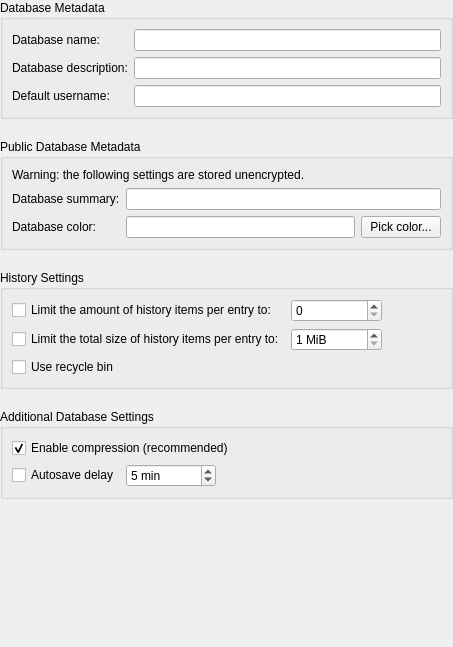
<?xml version="1.0" encoding="UTF-8"?>
<ui version="4.0">
 <class>DatabaseSettingsWidgetGeneral</class>
 <widget class="QWidget" name="DatabaseSettingsWidgetGeneral">
  <property name="geometry">
   <rect>
    <x>0</x>
    <y>0</y>
    <width>453</width>
    <height>647</height>
   </rect>
  </property>
  <property name="sizePolicy">
   <sizepolicy hsizetype="MinimumExpanding" vsizetype="Preferred">
    <horstretch>0</horstretch>
    <verstretch>0</verstretch>
   </sizepolicy>
  </property>
  <property name="minimumSize">
   <size>
    <width>450</width>
    <height>0</height>
   </size>
  </property>
  <layout class="QVBoxLayout" name="verticalLayout">
   <property name="spacing">
    <number>20</number>
   </property>
   <property name="leftMargin">
    <number>0</number>
   </property>
   <property name="topMargin">
    <number>0</number>
   </property>
   <property name="rightMargin">
    <number>0</number>
   </property>
   <property name="bottomMargin">
    <number>0</number>
   </property>
   <item>
    <widget class="QGroupBox" name="groupBox">
     <property name="title">
      <string>Database Metadata</string>
     </property>
     <layout class="QFormLayout" name="formLayout">
      <item row="0" column="0">
       <widget class="QLabel" name="dbNameLabel">
        <property name="text">
         <string>Database name:</string>
        </property>
       </widget>
      </item>
      <item row="0" column="1">
       <widget class="QLineEdit" name="dbNameEdit">
        <property name="accessibleName">
         <string>Database name field</string>
        </property>
       </widget>
      </item>
      <item row="1" column="0">
       <widget class="QLabel" name="dbDescriptionLabel">
        <property name="text">
         <string>Database description:</string>
        </property>
       </widget>
      </item>
      <item row="1" column="1">
       <widget class="QLineEdit" name="dbDescriptionEdit">
        <property name="accessibleName">
         <string>Database description field</string>
        </property>
       </widget>
      </item>
      <item row="2" column="0">
       <widget class="QLabel" name="defaultUsernameLabel">
        <property name="text">
         <string>Default username:</string>
        </property>
       </widget>
      </item>
      <item row="2" column="1">
       <widget class="QLineEdit" name="defaultUsernameEdit">
        <property name="enabled">
         <bool>true</bool>
        </property>
        <property name="accessibleName">
         <string>Default username field</string>
        </property>
       </widget>
      </item>
     </layout>
    </widget>
   </item>
   <item>
    <widget class="QGroupBox" name="groupBox_4">
     <property name="title">
      <string>Public Database Metadata</string>
     </property>
     <layout class="QVBoxLayout" name="verticalLayout_3">
      <item>
       <widget class="QLabel" name="warningLabel">
        <property name="text">
         <string>Warning: the following settings are stored unencrypted.</string>
        </property>
       </widget>
      </item>
      <item>
       <layout class="QFormLayout" name="formLayout_2">
        <property name="topMargin">
         <number>0</number>
        </property>
        <item row="0" column="0">
         <widget class="QLabel" name="dbPublicSummaryLabel">
          <property name="text">
           <string>Database summary:</string>
          </property>
         </widget>
        </item>
        <item row="0" column="1">
         <widget class="QLineEdit" name="dbPublicSummary">
          <property name="accessibleName">
           <string>Database summary field</string>
          </property>
         </widget>
        </item>
        <item row="1" column="0">
         <widget class="QLabel" name="dbPublicColorLabel">
          <property name="text">
           <string>Database color:</string>
          </property>
         </widget>
        </item>
        <item row="1" column="1">
         <layout class="QHBoxLayout" name="horizontalLayout_3">
          <property name="topMargin">
           <number>0</number>
          </property>
          <item>
           <widget class="QLineEdit" name="dbPublicColor">
            <property name="accessibleName">
             <string>Database color field</string>
            </property>
           </widget>
          </item>
          <item>
           <widget class="QPushButton" name="dbPublicColorChooseButton">
            <property name="text">
             <string>Pick color...</string>
            </property>
           </widget>
          </item>
         </layout>
        </item>
       </layout>
      </item>
     </layout>
    </widget>
   </item>
   <item>
    <widget class="QGroupBox" name="groupBox_2">
     <property name="title">
      <string>History Settings</string>
     </property>
     <layout class="QHBoxLayout" name="horizontalLayout">
      <item>
       <layout class="QGridLayout" name="gridLayout">
        <item row="0" column="0">
         <widget class="QCheckBox" name="historyMaxItemsCheckBox">
          <property name="toolTip">
           <string>When saving this setting or editing an entry
the oldest history items of an entry will be
removed such that only the specified amount
of entries remain at most.</string>
          </property>
          <property name="text">
           <string>Limit the amount of history items per entry to:</string>
          </property>
         </widget>
        </item>
        <item row="1" column="0">
         <widget class="QCheckBox" name="historyMaxSizeCheckBox">
          <property name="toolTip">
           <string>When saving this setting or editing an entry
the oldest history items of an entry will be
removed such that the remaining history items
add up to the specified amount at most.</string>
          </property>
          <property name="text">
           <string>Limit the total size of history items per entry to:</string>
          </property>
         </widget>
        </item>
        <item row="1" column="1">
         <widget class="QSpinBox" name="historyMaxSizeSpinBox">
          <property name="toolTip">
           <string>Maximum size of history per entry</string>
          </property>
          <property name="accessibleName">
           <string>Maximum size of history per entry</string>
          </property>
          <property name="suffix">
           <string> MiB</string>
          </property>
          <property name="minimum">
           <number>1</number>
          </property>
          <property name="maximum">
           <number>2000000000</number>
          </property>
         </widget>
        </item>
        <item row="0" column="1">
         <widget class="QSpinBox" name="historyMaxItemsSpinBox">
          <property name="toolTip">
           <string>Maximum number of history items per entry</string>
          </property>
          <property name="accessibleName">
           <string>Maximum number of history items per entry</string>
          </property>
          <property name="maximum">
           <number>2000000000</number>
          </property>
         </widget>
        </item>
        <item row="2" column="0">
         <widget class="QCheckBox" name="recycleBinEnabledCheckBox">
          <property name="toolTip">
           <string>Move entries to a recycle bin group
instead of deleting them from the database.
Entries deleted from the recycle bin are
removed from the database.</string>
          </property>
          <property name="text">
           <string>Use recycle bin</string>
          </property>
         </widget>
        </item>
       </layout>
      </item>
      <item>
       <spacer name="horizontalSpacer">
        <property name="orientation">
         <enum>Qt::Horizontal</enum>
        </property>
        <property name="sizeHint" stdset="0">
         <size>
          <width>40</width>
          <height>20</height>
         </size>
        </property>
       </spacer>
      </item>
     </layout>
    </widget>
   </item>
   <item>
    <widget class="QGroupBox" name="groupBox_3">
     <property name="title">
      <string>Additional Database Settings</string>
     </property>
     <layout class="QVBoxLayout" name="verticalLayout_2">
      <item>
       <widget class="QCheckBox" name="compressionCheckbox">
        <property name="text">
         <string>Enable compression (recommended)</string>
        </property>
        <property name="checked">
         <bool>true</bool>
        </property>
       </widget>
      </item>
      <item>
       <layout class="QHBoxLayout" name="horizontalLayout_2">
        <item>
         <widget class="QCheckBox" name="autosaveDelayCheckBox">
          <property name="toolTip">
           <string>Autosave delay since last change</string>
          </property>
          <property name="accessibleName">
           <string>Autosave delay since last change checkbox</string>
          </property>
          <property name="text">
           <string>Autosave delay</string>
          </property>
         </widget>
        </item>
        <item>
         <widget class="QSpinBox" name="autosaveDelaySpinBox">
          <property name="toolTip">
           <string>Autosave delay since last change in minutes</string>
          </property>
          <property name="accessibleName">
           <string>Autosave delay since last change in minutes</string>
          </property>
          <property name="suffix">
           <string> min</string>
          </property>
          <property name="minimum">
           <number>0</number>
          </property>
          <property name="maximum">
           <number>420000000</number>
          </property>
          <property name="value">
           <number>5</number>
          </property>
         </widget>
        </item>
        <item>
         <spacer name="horizontalSpacer_2">
          <property name="orientation">
           <enum>Qt::Horizontal</enum>
          </property>
          <property name="sizeHint" stdset="0">
           <size>
            <width>40</width>
            <height>20</height>
           </size>
          </property>
         </spacer>
        </item>
       </layout>
      </item>
     </layout>
    </widget>
   </item>
   <item>
    <spacer name="verticalSpacer">
     <property name="orientation">
      <enum>Qt::Vertical</enum>
     </property>
     <property name="sizeHint" stdset="0">
      <size>
       <width>20</width>
       <height>40</height>
      </size>
     </property>
    </spacer>
   </item>
  </layout>
 </widget>
 <resources/>
 <connections/>
</ui>
